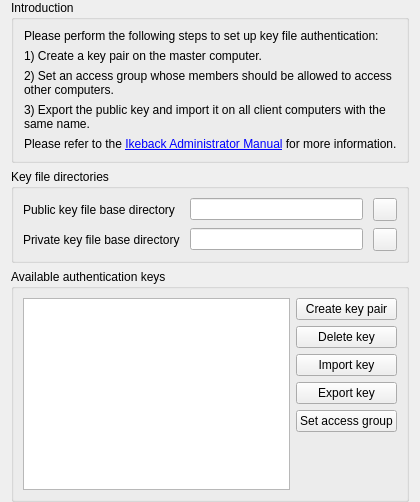
<?xml version="1.0" encoding="UTF-8"?>
<ui version="4.0">
 <class>AuthKeysConfigurationPage</class>
 <widget class="QWidget" name="AuthKeysConfigurationPage">
  <property name="windowTitle">
   <string>Authentication keys</string>
  </property>
  <property name="windowIcon">
   <iconset resource="../../core/resources/core.qrc">
    <normaloff>:/core/application-x-pem-key.png</normaloff>:/core/application-x-pem-key.png</iconset>
  </property>
  <layout class="QVBoxLayout" name="verticalLayout">
   <property name="topMargin">
    <number>0</number>
   </property>
   <property name="bottomMargin">
    <number>0</number>
   </property>
   <item>
    <widget class="QGroupBox" name="groupBox_5">
     <property name="title">
      <string>Introduction</string>
     </property>
     <layout class="QVBoxLayout" name="verticalLayout_3">
      <property name="leftMargin">
       <number>10</number>
      </property>
      <item>
       <widget class="QLabel" name="label_2">
        <property name="text">
         <string>Please perform the following steps to set up key file authentication:</string>
        </property>
        <property name="wordWrap">
         <bool>true</bool>
        </property>
       </widget>
      </item>
      <item>
       <widget class="QLabel" name="label_3">
        <property name="text">
         <string>1) Create a key pair on the master computer.</string>
        </property>
        <property name="wordWrap">
         <bool>true</bool>
        </property>
       </widget>
      </item>
      <item>
       <widget class="QLabel" name="label_4">
        <property name="text">
         <string>2) Set an access group whose members should be allowed to access other computers.</string>
        </property>
        <property name="wordWrap">
         <bool>true</bool>
        </property>
       </widget>
      </item>
      <item>
       <widget class="QLabel" name="label_5">
        <property name="text">
         <string>3) Export the public key and import it on all client computers with the same name.</string>
        </property>
        <property name="wordWrap">
         <bool>true</bool>
        </property>
       </widget>
      </item>
      <item>
       <widget class="QLabel" name="label_6">
        <property name="text">
         <string>Please refer to the &lt;a href=&quot;https://ikeback.readthedocs.io/en/latest/admin/index.html&quot;&gt;Ikeback Administrator Manual&lt;/a&gt; for more information.</string>
        </property>
        <property name="openExternalLinks">
         <bool>true</bool>
        </property>
       </widget>
      </item>
      <item>
       <spacer name="horizontalSpacer_7">
        <property name="orientation">
         <enum>Qt::Horizontal</enum>
        </property>
        <property name="sizeHint" stdset="0">
         <size>
          <width>0</width>
          <height>0</height>
         </size>
        </property>
       </spacer>
      </item>
     </layout>
    </widget>
   </item>
   <item>
    <widget class="QGroupBox" name="keyFileDirectories">
     <property name="title">
      <string>Key file directories</string>
     </property>
     <layout class="QGridLayout" name="gridLayout_12">
      <property name="verticalSpacing">
       <number>2</number>
      </property>
      <item row="0" column="0" colspan="2">
       <layout class="QGridLayout" name="gridLayout_8">
        <property name="horizontalSpacing">
         <number>10</number>
        </property>
        <property name="verticalSpacing">
         <number>7</number>
        </property>
        <item row="0" column="0">
         <widget class="QLabel" name="label_7">
          <property name="text">
           <string>Public key file base directory</string>
          </property>
         </widget>
        </item>
        <item row="0" column="1">
         <widget class="QLineEdit" name="publicKeyBaseDir"/>
        </item>
        <item row="1" column="0">
         <widget class="QLabel" name="label_8">
          <property name="text">
           <string>Private key file base directory</string>
          </property>
         </widget>
        </item>
        <item row="1" column="1">
         <widget class="QLineEdit" name="privateKeyBaseDir"/>
        </item>
        <item row="0" column="2">
         <widget class="QToolButton" name="openPublicKeyBaseDir">
          <property name="icon">
           <iconset resource="../../core/resources/core.qrc">
            <normaloff>:/core/document-open.png</normaloff>:/core/document-open.png</iconset>
          </property>
         </widget>
        </item>
        <item row="1" column="2">
         <widget class="QToolButton" name="openPrivateKeyBaseDir">
          <property name="icon">
           <iconset resource="../../core/resources/core.qrc">
            <normaloff>:/core/document-open.png</normaloff>:/core/document-open.png</iconset>
          </property>
         </widget>
        </item>
       </layout>
      </item>
     </layout>
    </widget>
   </item>
   <item>
    <widget class="QGroupBox" name="groupBox">
     <property name="title">
      <string>Available authentication keys</string>
     </property>
     <layout class="QHBoxLayout" name="horizontalLayout">
      <item>
       <widget class="QTableView" name="keyTable">
        <property name="toolTip">
         <string>An authentication key pair consist of two coupled cryptographic keys, a private and a public key.
A private key allows users on the master computer to access client computers.
It is important that only authorized users have read access to the private key file.
The public key is used on client computers to authenticate incoming connection request.</string>
        </property>
        <property name="editTriggers">
         <set>QAbstractItemView::NoEditTriggers</set>
        </property>
        <property name="selectionMode">
         <enum>QAbstractItemView::SingleSelection</enum>
        </property>
        <property name="selectionBehavior">
         <enum>QAbstractItemView::SelectRows</enum>
        </property>
        <attribute name="horizontalHeaderStretchLastSection">
         <bool>true</bool>
        </attribute>
        <attribute name="verticalHeaderVisible">
         <bool>false</bool>
        </attribute>
       </widget>
      </item>
      <item>
       <layout class="QVBoxLayout" name="verticalLayout_2">
        <item>
         <widget class="QPushButton" name="createKeyPair">
          <property name="text">
           <string>Create key pair</string>
          </property>
         </widget>
        </item>
        <item>
         <widget class="QPushButton" name="deleteKey">
          <property name="text">
           <string>Delete key</string>
          </property>
         </widget>
        </item>
        <item>
         <widget class="QPushButton" name="importKey">
          <property name="text">
           <string>Import key</string>
          </property>
         </widget>
        </item>
        <item>
         <widget class="QPushButton" name="exportKey">
          <property name="text">
           <string>Export key</string>
          </property>
         </widget>
        </item>
        <item>
         <widget class="QPushButton" name="setAccessGroup">
          <property name="text">
           <string>Set access group</string>
          </property>
         </widget>
        </item>
        <item>
         <spacer name="verticalSpacer_2">
          <property name="orientation">
           <enum>Qt::Vertical</enum>
          </property>
          <property name="sizeHint" stdset="0">
           <size>
            <width>20</width>
            <height>40</height>
           </size>
          </property>
         </spacer>
        </item>
       </layout>
      </item>
     </layout>
    </widget>
   </item>
  </layout>
 </widget>
 <resources>
  <include location="../../core/resources/core.qrc"/>
 </resources>
 <connections/>
</ui>
